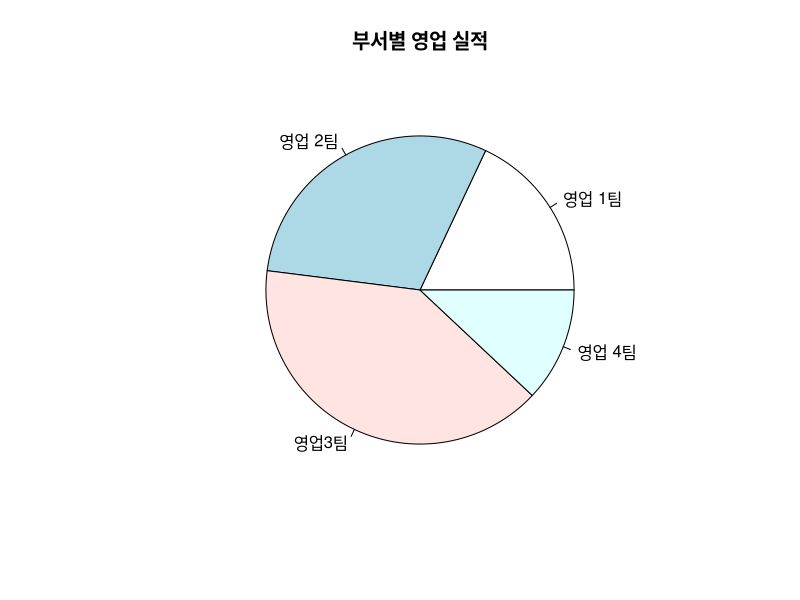
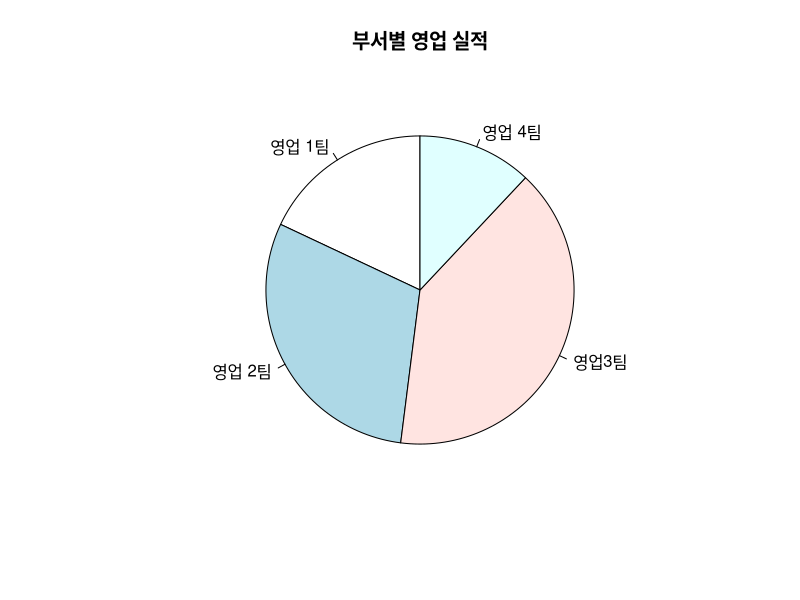
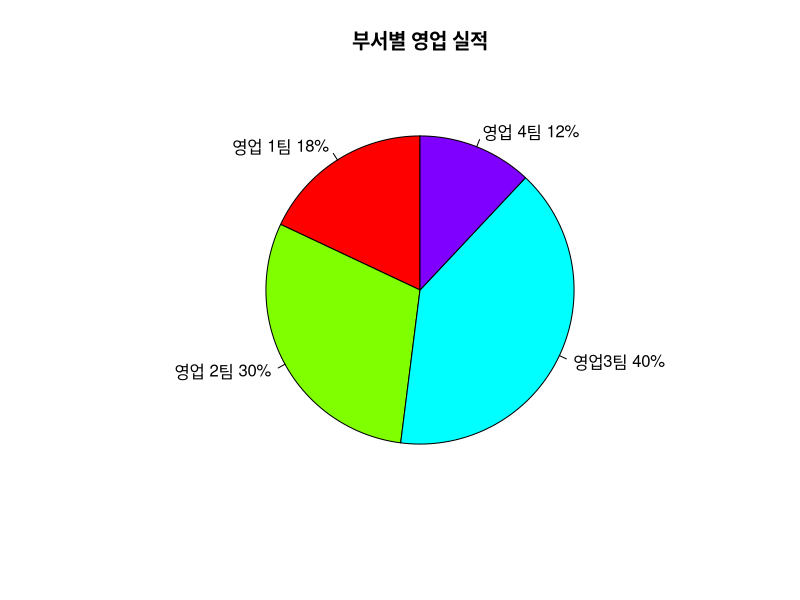
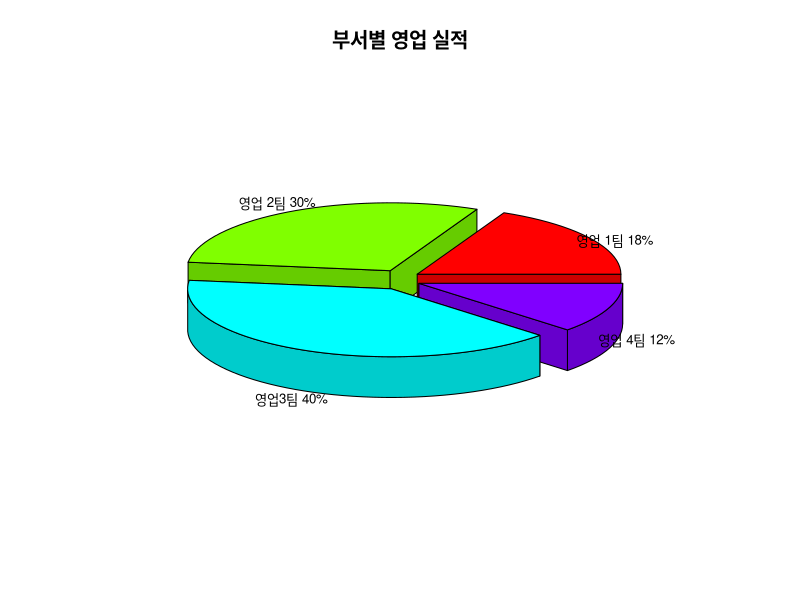
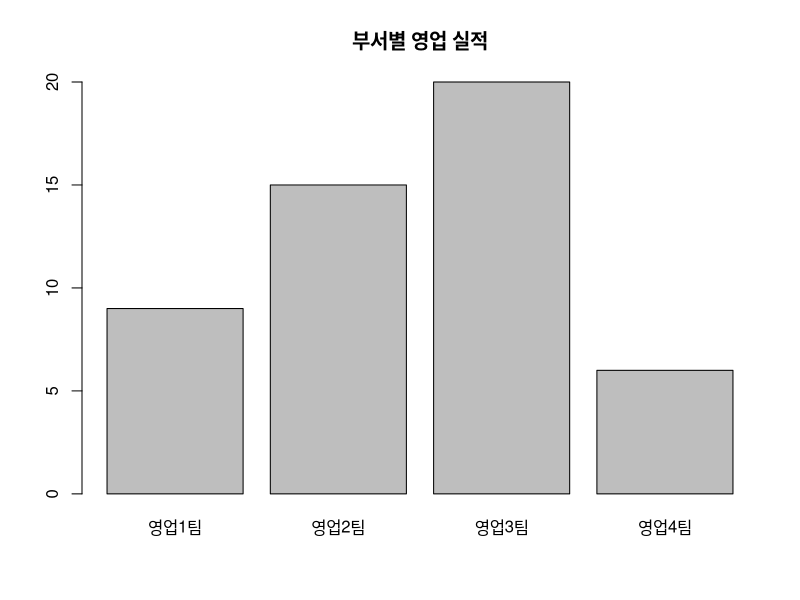
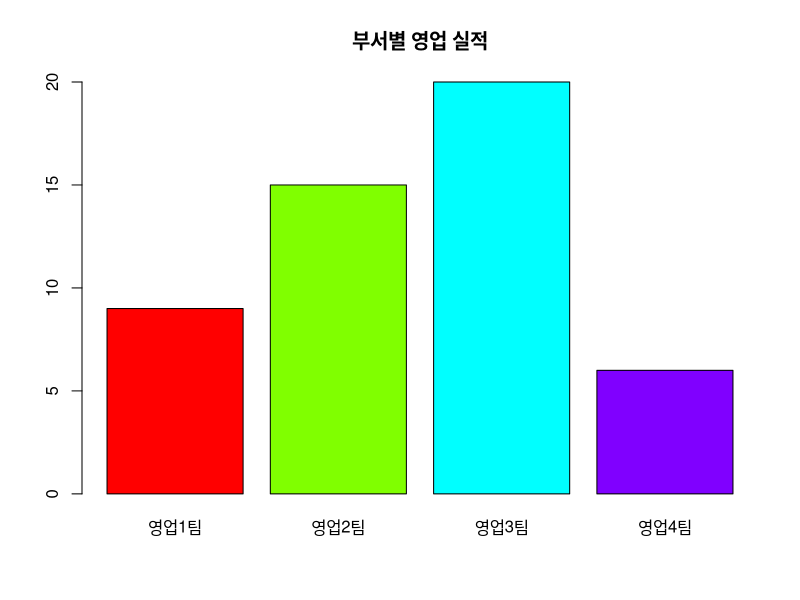
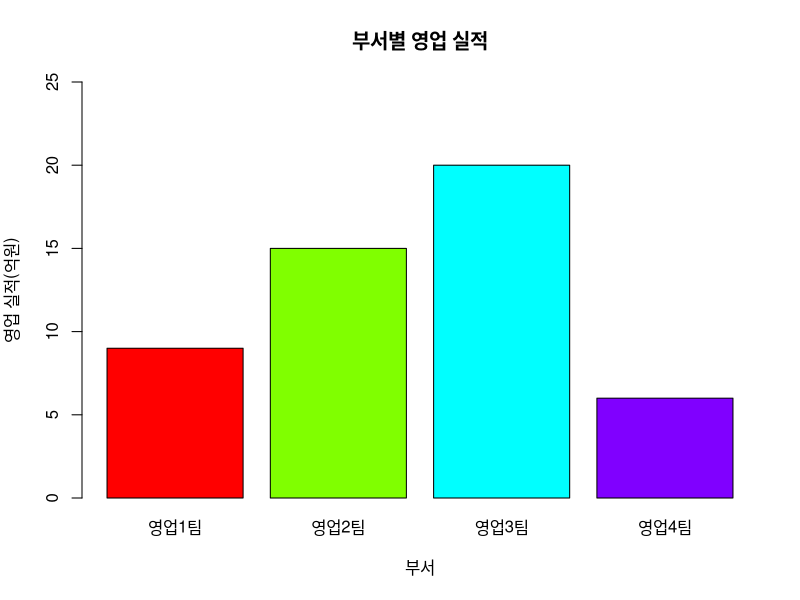
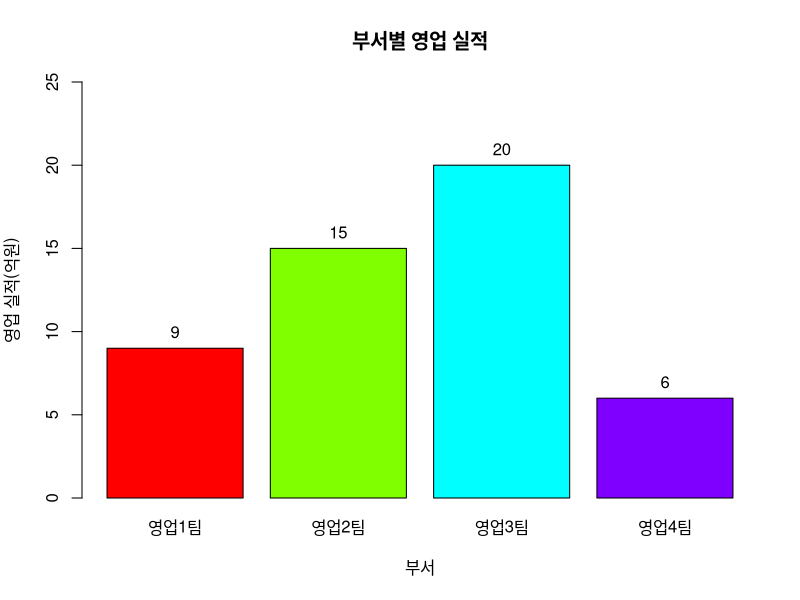

Recreate these plots in R, in order.
x<-c(9,15,20,6)
label <- c("영업 1팀","영업 2팀","영업3팀","영업 4팀")
pie(x,labels=label,main="부서별 영업 실적")

View(x)

#기준선 변경
pie (x,init.angle = 90,labels=label,main="부서별 영업 실적")

#색과 라벨 수정
pct <- round(x/sum(x)*100)
label <-paste(label,pct)
label <- paste(label,"%",sep="") #paste 문자와 숫자를 연결시키려면 사용하는 함수
pie(x,
    labels=label,
    init.angle = 90,
    col=rainbow(length(x)),
    main="부서별 영업 실적") 

#3D파이차트
install.packages(("plotrix"))
library(plotrix)

pie3D(x,labels=label,
      explode=0.1, # 쪼개지는 비율 
      labelcex=0.8, # 라벨과 차트 사이에 크기 비율 
      main="부서별 영업 실적")

#기본 바 차트 출력
height <- c(9,15,20,6)
name <- c("영업1팀","영업2팀","영업3팀","영업4팀")
barplot(height,names.arg = name,main="부서별 영업 실적") #arg argument

#막대 색 지정
barplot(height,
        names.arg=name,
        main="부서별 영업 실적",
        col=rainbow(length(height)))

barplot(height,
        names.arg=name,
        main="부서별 영업 실적",
        col=rainbow(length(height)),
        xlab="부서",
        ylab="영업 실적(억원)",
        ylim=c(0,25)
        )

#데이터 라벨 출력
bp <-barplot(height,
             names.arg=name,
             main="부서별 영업 실적",
             col=rainbow(length(height)),
             xlab="부서",
             ylab="영업 실적(억원)",
             ylim=c(0,25)
             )
text(x=bp,y=height,labels=round(height,0),pos=3) #pos position


#바 차트의 수평회전(가로 막대)
bp <-barplot(height,
             names.arg=name,
             main="부서별 영업 실적",
             col=rainbow(length(height)),
             xlab="부서",
             ylab="영업 실적(억원)",
             horiz=TRUE,
             width=50
             )

#스택형 바 차트(Stacked Bar Chart)
height1 <- c(4,18,5,8)
height2 <- c(9,15,20,6)
height  <- rbind(height1,height2)
View(height)

name <- c("영업1팀","영업2팀","영업3팀","영업4팀")
legend_lbl <- c("2014년","2015년")

bp <-barplot(height,
             names.arg=name,
             main="부서별 영업 실적",
             xlab="부서",
             ylab="영업 실적(억원)",
             col=c("darkblue","red"),
             legend.text=legend_lbl,
             ylim=c(0,35)
             )

#그룹형 바 차트(Grouped Bar Chart)

bp <-barplot(height,
             names.arg=name,
             main="부서별 영업 실적",
             xlab="부서",
             ylab="영업 실적(억원)",
             col=c("darkblue","red"),
             legend.text=legend_lbl,
             ylim=c(0,50),
             beside=TRUE,
             args.legend=list(x='topright')
             )

# 일반적인 X-Y 플로팅
View(women)

weight <-  women$weight
plot(weight)

height <- women$height
plot(height,weight,xlab="키",ylab="몸무게")


# 플로팅 문자의 출력
plot(height,weight,xlab="키",ylab="몸무게",pch=23,col="blue",bg="yellow",cex=1.5)

#지진의 강도에 대한 히스토그램
head(quakes)

mag <- quakes$mag
mag

hist(mag,
     main="지진 발생 강도의 분포",
     xlab="지진 강도",ylab="발생 건수")

#계급 구간과 색
colors <-c("red","orange","yellow","green","navy","violet")
hist(mag,
     main="지진 발생 강도의 분포",
     xlab="지진강도", ylab="발생 건수",col=colors,breaks=seq(4,6.5, by=0.5))

# 확률밀도
colors <-c("red","orange","yellow","green","navy","violet")
hist(mag,
     main="지진 발생 강도의 분포",
     xlab="지진강도", ylab="발생 건수",col=colors,breaks=seq(4,6.5, by=0.5),freq=FALSE)

lines(density(mag)) #확률 밀도를 구해주는 함수

#박스 플롯
mag <-quakes$mag
min(mag)
max(mag)
median(mag)
quantile(mag,c(0.25,0.5,0.75))

boxplot(mag,main="지진 발생의 강도분포",xlab="지진",ylab="발생 건수",col="red")

